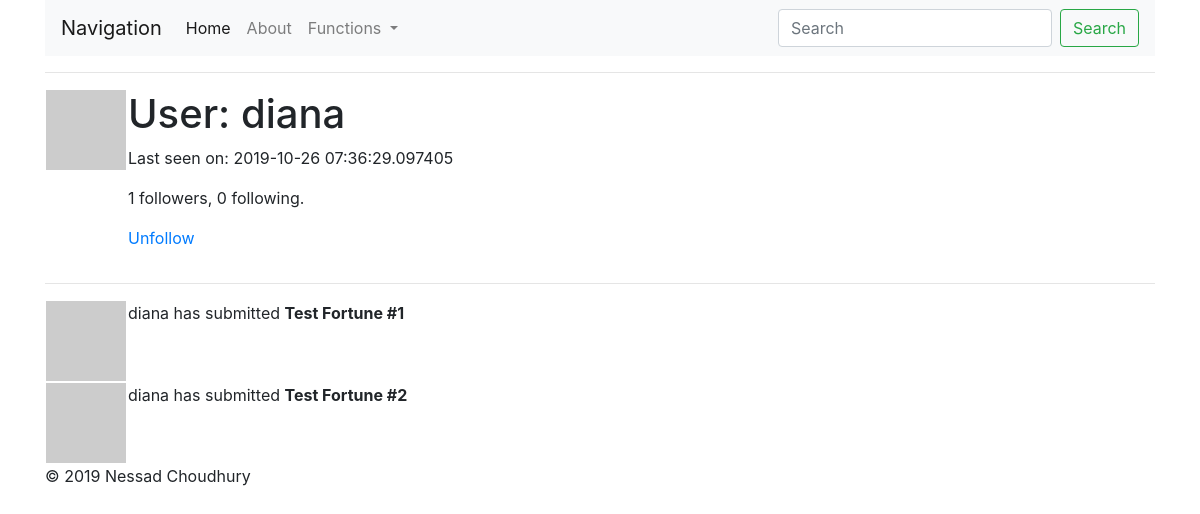
/user/diana (signed in), run on an earlier commit of the app's database.
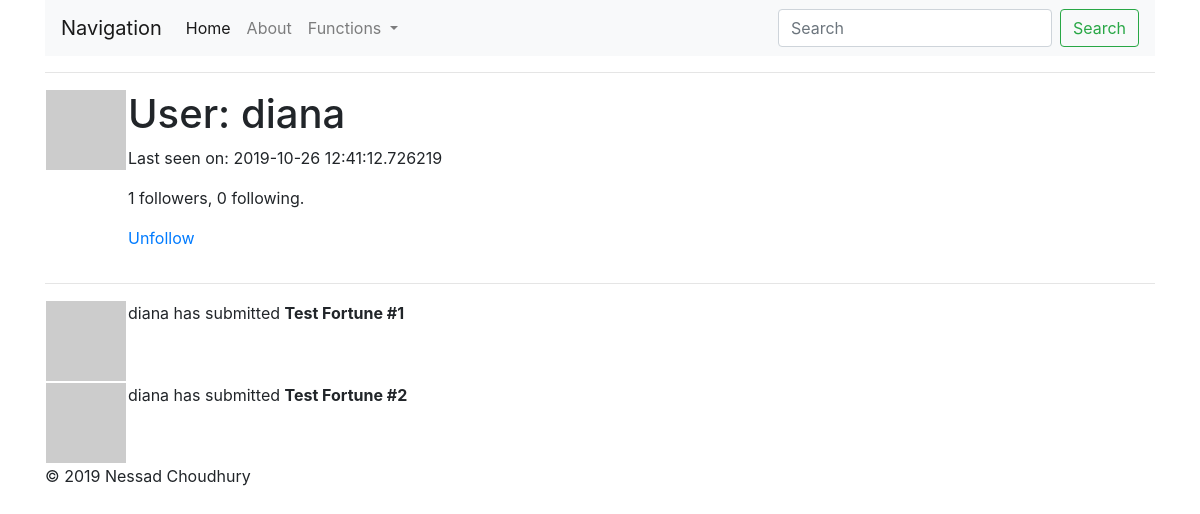
And on a later commit of the database.
### fortunesite/models.py (models this page shows, shortened)
class User(UserMixin, db.Model):
    id = db.Column(db.Integer, primary_key=True)
    username = db.Column(db.String(64), index=True, unique=True,
                         nullable=False)
    email = db.Column(db.String(120), index=True, unique=True)
    password_hash = db.Column(db.String(128))
    fortunes = db.relationship('Fortune', backref='author', lazy=True)
    about_me = db.Column(db.String(140))
    last_seen = db.Column(db.DateTime, default=datetime.utcnow)
    followed = db.relationship(
        'User', secondary=followers,
        primaryjoin=(followers.c.follower_id == id),
        secondaryjoin=(followers.c.followed_id == id),
        backref=db.backref('followers', lazy='dynamic'), lazy='dynamic')
    def avatar(self, size):
        digest = md5(self.email.lower().encode('utf-8')).hexdigest()
        return 'https://www.gravatar.com/avatar/{}?d=identicon&s={}'.format(
            digest, size)
    def is_following(self, user):
        return self.followed.filter(
            followers.c.followed_id == user.id).count() > 0

### fortunesite/routes.py (the view)
@app.route('/user/<username>')
@login_required
def user(username):
    user = User.query.filter_by(username=username).first_or_404()
    fortunes = [
        {'author': user, 'body': 'Test Fortune #1'},
        {'author': user, 'body': 'Test Fortune #2'}
    ]
    return render_template('user.html', user=user, fortunes=fortunes)

### fortunesite/models.py (called while the page is built)
@login.user_loader
def load_user(id):
    return User.query.get(int(id))

### fortunesite/routes.py (called while the page is built)
@app.before_request
def before_request():
    if current_user.is_authenticated:
        current_user.last_seen = datetime.utcnow()
        db.session.commit()

### fortunesite/templates/user.html (shortened to what this page needs)
{% extends "layout.html" %}
{% block body %}
    <table>
        <tr valign='top'>
            <td><img src= "{{ user.avatar(128) }}"></td>
            <td>
                <h1>User: {{ user.username }}</h1>
                {% if user.last_seen %}<p>Last seen on: {{ user.last_seen }}</p>{% endif %}
                <p>{{ user.followers.count() }} followers, {{ user.followed.count() }} following.</p>
                {% if user == current_user %}
                <p><a href="{{ url_for('edit_profile') }}">Edit your profile</a></p>
                {% elif not current_user.is_following(user) %}
                <p><a href="{{ url_for('follow', username=user.username) }}">Follow</a></p>
                {% else %}
                <p><a href="{{ url_for('unfollow', username=user.username) }}">Unfollow</a></p>
                {% endif %}
            </td>
        </tr>
    </table>
    <hr>
    {% for fortune in fortunes %}
        {% include '_fortune.html' %}
    {% endfor %}
{% endblock %}

### fortunesite/templates/layout.html (shortened to what this page needs)
<!DOCTYPE html>
<html lang="en">
    <head>
        <link rel="stylesheet" href="https://stackpath.bootstrapcdn.com/bootstrap/4.3.1/css/bootstrap.min.css">
    </head>
  <body>
    <div class="container">
      <div>
            <nav class="navbar navbar-expand-lg navbar-light bg-light">
                    <a class="navbar-brand" href="#">Navigation</a>
                    <div class="collapse navbar-collapse" id="navbarSupportedContent">
                      <ul class="navbar-nav mr-auto">
                        <li class="nav-item active">
                          <a class="nav-link" href="{{ url_for('index') }}">Home <span class="sr-only">(current)</span></a>
                        </li>
                        <li class="nav-item">
                          <a class="nav-link" href="{{ url_for('about') }}">About</a>
                        </li>
                        <li class="nav-item dropdown">
                          <a class="nav-link dropdown-toggle" href="#" id="navbarDropdown" role="button" data-toggle="dropdown" aria-haspopup="true" aria-expanded="false">
                            Functions
                          </a>
                        </li>
                      </ul>
                      <form class="form-inline my-2 my-lg-0">
                        <input class="form-control mr-sm-2" type="search" placeholder="Search" aria-label="Search">
                        <button class="btn btn-outline-success my-2 my-sm-0" type="submit">Search</button>
                      </form>
                    </div>
                  </nav>
      </div>
      <hr>
      {% block body %}
      {% endblock %}
      <footer class="footer">
        <p>© 2019 Nessad Choudhury</p>
      </footer>
    </div>
  </body>
</html>

### fortunesite/templates/_fortune.html
<table>
    <tr valign="top">
        <td><img src="{{ fortune.author.avatar(36) }}"></td>
        <td>{{ fortune.author.username }} has submitted <b>{{ fortune.body }}</b></td>
    </tr>
</table>

What changed in the data, as far as the page shows it:
changed User "diana": last_seen "2019-10-26 07:36:29.097405" → "2019-10-26 12:41:12.726219"
